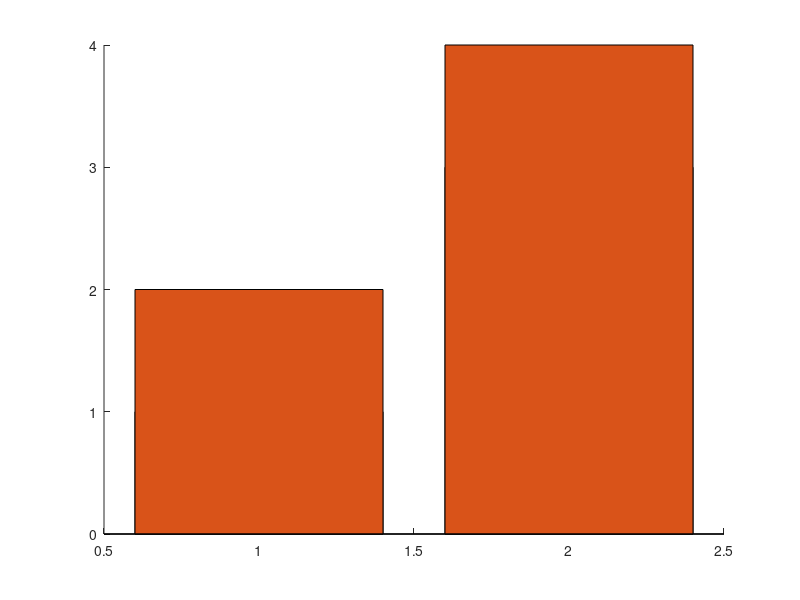

Here is the MATLAB script that generated this plot:
mydata=[1 2; 3 4];
clf
figure(1)
hold on
for i = 1:2
    h=bar(mydata(:,i),'stacked');
% 
%     if mydata(i) < 0.2
%         set(h,'FaceColor','k');
%     elseif mydata(i) < 0.6
%         set(h,'FaceColor','b');
%     else
%         set(h,'FaceColor','r');
%     end
end
hold off
